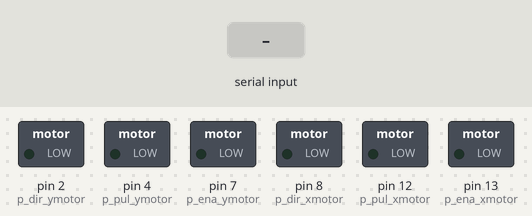
A sketch run on a simulated Arduino Uno, built with avr-gcc and run on an emulated ATmega328P. Parts: switched loads named in the sketch (green lamp = pin HIGH). Inputs (shaded band) come from the test bench. What the sketch prints to the serial monitor is not drawn.

Above: at 1.2 s.
1.3 s: "90|45|200\n" received over Serial
At 2.3 s:
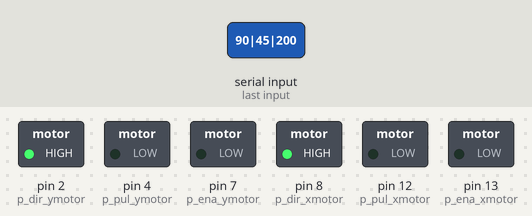
Timing chart, 0 to 4.3 s (numbered marks = the images above; inputs shaded):
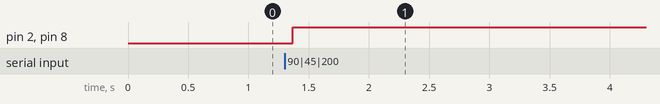

Measured:
- after the input at 1.3 s, pin 2 (p_dir_ymotor), pin 8 (p_dir_xmotor): LOW → HIGH after 0.07 s

The sketch:

xyMotorTest.ino
```cpp
String inString;
// This example runs uno.
// `22.06.22 (수) 동작 확인하였음.

int p_pul_xmotor=12;  //pulse for motor x : white
int p_dir_xmotor=8;  //direction for motor x : green
int p_ena_xmotor=13; //enable for motor x : yellow
int p_pul_ymotor=4;  //pulse for motor y : white
int p_dir_ymotor=2;  //direction for motor y : green
int p_ena_ymotor=7; //enable for motor y : yellow

//-------- input parameter ------------ -> Serial 데이터로 받아옴.
//unsigned int maxPulx=1000; // 펄스 개수만큼 x 모터가 움직임.
//unsigned int maxPuly=100; // 펄스 개수만큼 y 모터가 움직임. (하지만 x 모터와 y 모터 종류가 달라서, 똑같은 pulse 개수일 때 y 모터가 더 많이 움직임.)
//boolean dir_xmotor=LOW;  // dir이 HIGH면 오른쪽, LOW면 왼쪽
//boolean dir_ymotor=HIGH;  // dir이 HIGH면 앞쪽, LOW면 뒤쪽
//boolean ena_xmotor=HIGH; // enable. HIGH면 모터에 전류 공급을 차단하여 동작을 멈춤.
//boolean ena_ymotor=HIGH; // 동일
//-------- input parameter ------------

//unsigned int nPulx=0; // loop를 깨기 위해 선언된 변수
//unsigned int nPuly=0; // 동일

boolean pulse_HL=HIGH; // 펄스 신호를 만들기 위해 선언한 변수.

int32_t frequency = 50; //frequency (in Hz)int ny=0; // 주파수의 의미는 아직 잘 모름.

void setup()
{
  Serial.begin(9600);
  // 사용할 pin들을 setup
  pinMode(p_pul_xmotor,OUTPUT);
  pinMode(p_dir_xmotor,OUTPUT);
  pinMode(p_ena_xmotor,OUTPUT);

  pinMode(p_pul_ymotor,OUTPUT);
  pinMode(p_dir_ymotor,OUTPUT);
  pinMode(p_ena_ymotor,OUTPUT);
//  ena_xmotor=LOW; ena_ymoto`r=LOW; // ena = LOW일 때 모터가 동작하기 떄문에, 초기값은 LOW로 설정

  //serial 데이터로 제어하려면 아래 코드 필요.
  //Serial.begin(9600); // begin 내부 parameter는 baud rate로, 데이터의 송/수신 속도를 의미함. 일반적으로 9600을 설정.
}

// 모터를 제어하는 loop
void loop()
{
  unsigned int nPulx = 0;
  unsigned int nPuly = 0;
  unsigned int cntX = 0;
  unsigned int cntY = 0;
  //String inString;
  //serial polling
  // serial get (xmaxPul 100000 , xdir 0) -> maxPul=xmaxpul, dir_xmotor=xdir
  // At serial date received, only single trial to set nPulx=0, nPuly=0
  while (Serial.available())
  {
//     while (Serial.available()){
//      char wait = Serial.read();
//      inString.concat(wait);
//      Serial.print(inString);
//     }
    // Serial port로 데이터 읽어오기.
    // 입력 방식 -> maxPulX,dir_xmotor/ena_xmotor|maxPulY,dir_ymotor/ena_ymotor
    //String inString = Serial.readStringUntil('\n'); // x와 y 파라미터에 대한 값들을 모두 입력받아 inString에 저장.
    inString = Serial.readStringUntil('\n');
    Serial.println(inString);
    //Serial.write(inString);

    int index_divide = inString.indexOf('|'); // 기호 |를 기준으로 문자열을 나누기 위해 index를 가져옴.
    int len = inString.length(); // 문자열을 나누기 위해 index가 필요해서 선언.

    String paramX = inString.substring(0, index_divide); // x 모터에 들어갈 파라미터들이 담겨있는 문자열.
    String paramY = inString.substring(index_divide+1, len); // y 모터에 들어갈 파라미터들이 담겨있는 문자열.

    int lenX = paramX.length();
    int lenY = paramY.length();

    int index_maxPulx = paramX.indexOf(',');
    int index_dirX = paramX.indexOf('/');

    int index_maxPuly = paramY.indexOf(',');
    int index_dirY = paramY.indexOf('/');

    int x = paramX.substring(0, index_maxPulx).toInt();
    int y = paramX.substring(index_maxPulx+1, index_dirX).toInt();
    int z = paramX.substring(index_dirX+1, lenX).toInt();

    unsigned int maxPulx = (unsigned int) paramX.substring(0, index_maxPulx).toInt();
    boolean dir_xmotor = (boolean) paramX.substring(index_maxPulx+1, index_dirX).toInt();
    boolean ena_xmotor = (boolean) paramX.substring(index_dirX+1, lenX).toInt();

    unsigned int maxPuly = (unsigned int) paramY.substring(0, index_maxPuly).toInt();
    boolean dir_ymotor = (boolean) paramY.substring(index_maxPuly+1, index_dirY).toInt();
    boolean ena_ymotor = (boolean) paramY.substring(index_dirY+1, lenY).toInt();
    // Serial port로 데이터 읽어오기.

    // Serial 모니터에서 입력을 확인하는 부분
    Serial.write("Max Pulse for X motor: ");
    Serial.write(maxPulx);
    Serial.write(", X direction: ");
    Serial.write(dir_xmotor);
    Serial.write(", X enable: ");
    Serial.write(ena_xmotor);
    Serial.write("\n");

    Serial.write("Max Pulse for Y motor: ");
    Serial.write(maxPuly);
    Serial.write(", Y direction: ");
    Serial.write(dir_ymotor);
    Serial.write(", Y enable: ");
    Serial.write(ena_ymotor);
    Serial.write("\n");
    // Serial 모니터에서 입력을 확인하는 부분

    // dir_xmotor와 dir_ymotor는 먼저 할당.
    if(dir_xmotor==HIGH){digitalWrite(p_dir_xmotor,HIGH);} if(dir_xmotor==LOW){digitalWrite(p_dir_xmotor,LOW);}
    if(dir_ymotor==HIGH){digitalWrite(p_dir_ymotor,HIGH);} if(dir_ymotor==LOW){digitalWrite(p_dir_ymotor,LOW);}

    // 초기에는 x, y enable 모두 LOW로 줘야 모터가 구동하기 때문에, 일단 setting 해줌.
    digitalWrite(p_ena_xmotor, LOW);
    digitalWrite(p_ena_ymotor, LOW);

    // 조건문을 이용, 새로운 enable 입력이 0이면 모터가 다시 동작하게끔 LOW 신호 인가.
    if (ena_xmotor==0){
      digitalWrite(p_ena_xmotor, LOW);
    }
    if (ena_ymotor==0){
      digitalWrite(p_ena_ymotor, LOW);
    }

    while (1)
    {
     // when 'nPulx or nPuly < max' set enable and pulse ready
    if((nPulx<maxPulx)||(nPuly<maxPuly)) {pulse_HL=!pulse_HL; } // pusle_HL 신호를 x, y 모터에 공통으로 인가함.

    //x y pulse generation -> 앞선 조건문에 의해 설정된 pulse_HL 신호를 넘겨줌. 따라서 x, y 모터가 pulse 개수만큼 순차적으로 동작함.
    if(ena_xmotor==LOW){
        if(nPulx<maxPulx) {
          digitalWrite(p_pul_xmotor,pulse_HL);
        } else {digitalWrite(p_pul_xmotor,LOW);}
        cntX++;
        if ((cntX%10)==0){
          nPulx++;
          }
    }

    if(ena_ymotor==LOW){
        if(nPuly<maxPuly) {
          digitalWrite(p_pul_ymotor,pulse_HL);
        } else {digitalWrite(p_pul_ymotor,LOW);}
        cntY++;
        if ((cntY%10)==0){
          nPuly++;
        }
    }

    // 조건을 만족하면, enable을 HIGH로 설정함으로써 모터에 전류 공급을 차단함.
    if(nPulx>=maxPulx){ ena_xmotor=HIGH; digitalWrite(p_ena_xmotor, ena_xmotor); }
    if(nPuly>=maxPuly){ ena_ymotor=HIGH; digitalWrite(p_ena_ymotor,ena_ymotor); }
    if((nPulx>=maxPulx)&&(nPuly>=maxPuly)){ break; } // x,y 모터 모두! maxPul을 넘으면 while문을 break함.

//    delay(1);
    delayMicroseconds(10);

    }
  }
}

// 동작 흐름 정리
// 1. void loop()는 아두이노에 올렸을 때 무한 반복한다.
// 2. while (Serial.available()){} 구문은 시리얼 포트로부터 입력된 데이터가 있으면 True, 없으면 False이다. 즉 입력된 데이터가 있을 때만 while 구문 안으로 들어간다.
// 3. 입력받은 시리얼 데이터를 split하여 변수에 저장한다.
// 4. 저장한 값을 바탕으로 while (1){} 구문에 들어가 모터를 제어한다. maxPulX, maxPulY만큼 반복하면 while (1){} 구문을 빠져나와 void loop를 반복한다.
// 4-1. delay()는 신호를 유지하는 역할을 한다. 현재 1ms로 설정되어있고, High 신호를 1ms 유지, 이후 Low 신호를 1ms 유지... 를 반복한다.
// 4-2. while (1) 구문을 break하지 않으면 모터 동작은 멈추나 while문은 계속 돌고있기 때문에 새로 입력받은 시리얼 데이터를 처리할 수 없다. 따라서 꼭 필요.
// 5. 입력받은 데이터를 통해 모터 제어가 끝나고 나면, 새로운 시리얼 데이터가 입력되기 전까지 void loop를 계속 돈다. 새로운 데이터를 입력받으면 2번-4번 과정을 반복한다.
```
